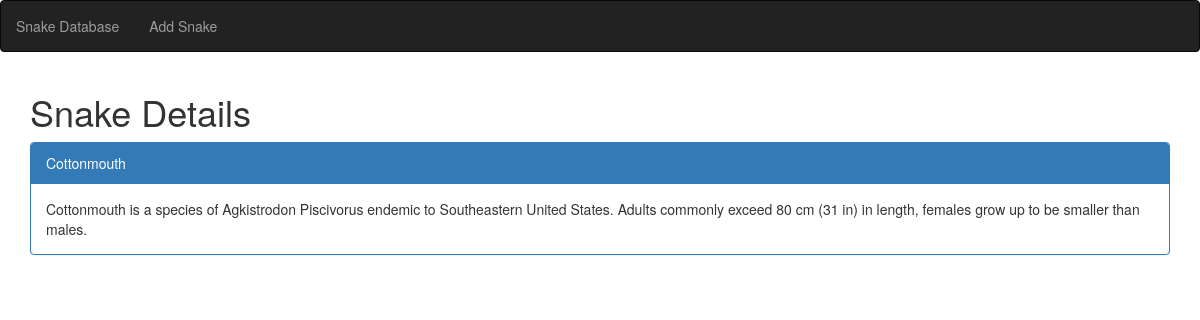
Screenshot of /snake/4 with the database file from the repository.
### snakes/models.py (models this page shows)
class Snake(models.Model):
    common_name = models.CharField(max_length=50)
    species = models.CharField(max_length=100)
    location = models.CharField(max_length=50)
    description = models.CharField(max_length=300)

### snakes/views.py (the view)
# urls.py: url(r'^snake/(?P<snake_id>\d+)', views.view, name='view_snake'),
def view(request, snake_id):
    snake = Snake.objects.get(id=snake_id)
    return render(request, 'view.html', {
        'snake': snake
    })

### snakes/templates/view.html
{% extends 'snake_database/templates/app.html' %}
{% block content %}
    <h1>Snake Details</h1>
    <div class="panel panel-primary">
      <div class="panel-heading">{{ snake.common_name }} </div>
      <div class="panel-body">{{ snake.common_name }} is a species of {{ snake.species }} endemic to {{ snake.location }}. {{ snake.description }}</div>
    </div>
{% endblock %}

### rows the page displays
Snake: common_name "Cottonmouth", species "Agkistrodon Piscivorus", location "Southeastern United States", description "Adults commonly exceed 80 cm (31 in) in length, females grow up to be smaller than males."
